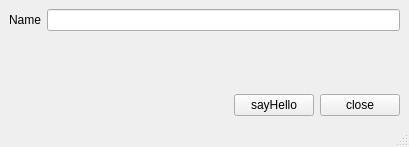
<?xml version="1.0" encoding="UTF-8"?>
<ui version="4.0">
 <class>MainWindow</class>
 <widget class="QMainWindow" name="MainWindow">
  <property name="enabled">
   <bool>true</bool>
  </property>
  <property name="geometry">
   <rect>
    <x>0</x>
    <y>0</y>
    <width>409</width>
    <height>147</height>
   </rect>
  </property>
  <property name="contextMenuPolicy">
   <enum>Qt::NoContextMenu</enum>
  </property>
  <property name="windowTitle">
   <string>MainWindow</string>
  </property>
  <property name="animated">
   <bool>false</bool>
  </property>
  <widget class="QWidget" name="centralwidget">
   <layout class="QVBoxLayout" name="verticalLayout">
    <item>
     <layout class="QHBoxLayout" name="horizontalLayout_4">
      <item>
       <widget class="QLabel" name="nameLabel">
        <property name="text">
         <string>Name</string>
        </property>
       </widget>
      </item>
      <item>
       <widget class="QLineEdit" name="nameLineEdit"/>
      </item>
     </layout>
    </item>
    <item>
     <spacer name="verticalSpacer">
      <property name="orientation">
       <enum>Qt::Vertical</enum>
      </property>
      <property name="sizeHint" stdset="0">
       <size>
        <width>20</width>
        <height>40</height>
       </size>
      </property>
     </spacer>
    </item>
    <item>
     <layout class="QHBoxLayout" name="horizontalLayout_3">
      <item>
       <spacer name="horizontalSpacer_2">
        <property name="orientation">
         <enum>Qt::Horizontal</enum>
        </property>
        <property name="sizeHint" stdset="0">
         <size>
          <width>40</width>
          <height>20</height>
         </size>
        </property>
       </spacer>
      </item>
      <item>
       <widget class="QPushButton" name="pushButton_2">
        <property name="enabled">
         <bool>true</bool>
        </property>
        <property name="sizePolicy">
         <sizepolicy hsizetype="Fixed" vsizetype="Fixed">
          <horstretch>1</horstretch>
          <verstretch>1</verstretch>
         </sizepolicy>
        </property>
        <property name="minimumSize">
         <size>
          <width>78</width>
          <height>0</height>
         </size>
        </property>
        <property name="text">
         <string>sayHello</string>
        </property>
       </widget>
      </item>
      <item>
       <widget class="QPushButton" name="pushButton">
        <property name="sizePolicy">
         <sizepolicy hsizetype="Fixed" vsizetype="Fixed">
          <horstretch>1</horstretch>
          <verstretch>1</verstretch>
         </sizepolicy>
        </property>
        <property name="text">
         <string>close</string>
        </property>
        <property name="checkable">
         <bool>false</bool>
        </property>
       </widget>
      </item>
     </layout>
    </item>
   </layout>
  </widget>
  <widget class="QMenuBar" name="menubar">
   <property name="geometry">
    <rect>
     <x>0</x>
     <y>0</y>
     <width>409</width>
     <height>21</height>
    </rect>
   </property>
  </widget>
  <widget class="QStatusBar" name="statusbar"/>
 </widget>
 <resources/>
 <connections>
  <connection>
   <sender>pushButton</sender>
   <signal>clicked()</signal>
   <receiver>MainWindow</receiver>
   <slot>close()</slot>
   <hints>
    <hint type="sourcelabel">
     <x>217</x>
     <y>75</y>
    </hint>
    <hint type="destinationlabel">
     <x>212</x>
     <y>84</y>
    </hint>
   </hints>
  </connection>
 </connections>
</ui>
